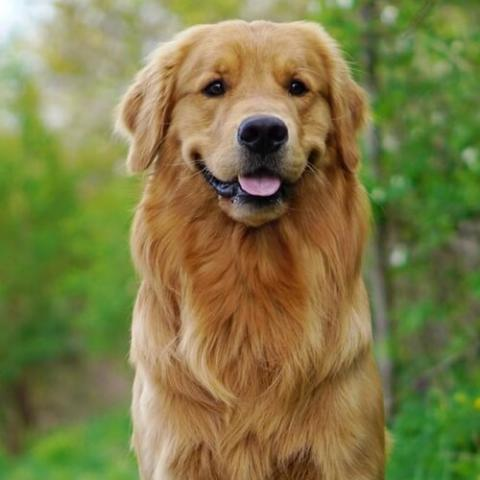
#> input picture golden.jpg, 480 x 480 px
$ jupyter execute --allow-errors Untitled.ipynb
#> lines starting #> are read from the running program, lines starting #| are printed output that depends on the picture
[cell 1]
"""
Implementation of gaussian filter
"""
from itertools import product

from cv2 import COLOR_BGR2GRAY, cvtColor, imread, imshow, waitKey
from numpy import dot, exp, mgrid, pi, ravel, square, uint8, zeros

[cell 2]
def gen_gaussian_kernel(k_size, sigma):
    center = k_size // 2
    x, y = mgrid[0 - center : k_size - center, 0 - center : k_size - center]
    g = 1 / (2 * pi * sigma) * exp(-(square(x) + square(y)) / (2 * square(sigma)))
    return g

[cell 3]
def gaussian_filter(image, k_size, sigma):
    height, width = image.shape[0], image.shape[1]
    # dst image height and width
    dst_height = height - k_size + 1
    dst_width = width - k_size + 1

    # im2col, turn the k_size*k_size pixels into a row and np.vstack all rows
    image_array = zeros((dst_height * dst_width, k_size * k_size))
    row = 0
    for i, j in product(range(dst_height), range(dst_width)):
        window = ravel(image[i : i + k_size, j : j + k_size])
        image_array[row, :] = window
        row += 1

    #  turn the kernel into shape(k*k, 1)
    gaussian_kernel = gen_gaussian_kernel(k_size, sigma)
    filter_array = ravel(gaussian_kernel)

    # reshape and get the dst image
    dst = dot(image_array, filter_array).reshape(dst_height, dst_width).astype(uint8)

    return dst

[cell 4]
if __name__ == "__main__":
    # read image
    img = imread(r"./golden.jpg")
#> img is the input picture: shape (480, 480, 3); mean B, G, R 71.2, 123.1, 126.7
    # turn image in gray scale value
    gray = cvtColor(img, COLOR_BGR2GRAY)
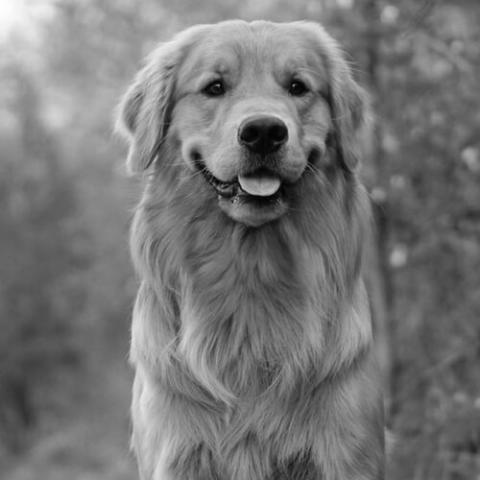
#> gray: shape (480, 480); min 1, max 254, mean 118.3

    # get values from applying mask
    gaussian3x3 = gaussian_filter(gray, 3, sigma=1)
#> the loop in gaussian_filter, `for i, j in product(range(dst_height), range(dst_width)):` made 228484 passes
#> window on passes 1 to 3: [254, 254, 254, 254, 254, 254, 254, 254, 254], [254, 254, 253, 254, 254, 253, 254, 254, 253], [254, 253, 253, 254, 253, 253, 254, 253, 253]
#> after the loop in gaussian_filter, `for i, j in product(range(dst_height), range(dst_width)):`: row = 228484
#> in gaussian_filter, `dst = dot(image_array, filter_array).reshape(dst_height, dst_width).as..`:
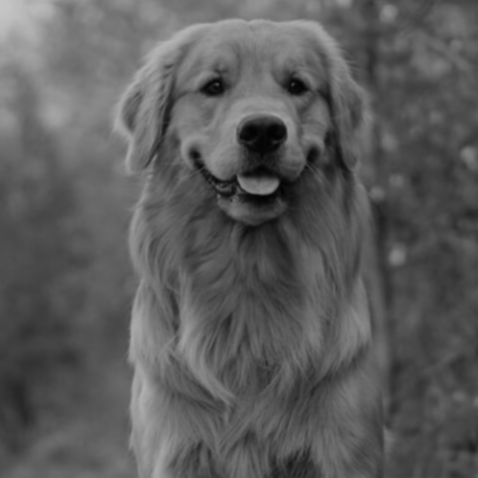
#> dst: shape (478, 478); min 2, max 197, mean 91.7
    print(gaussian3x3)
#> (printed output is left out)

    # show result images
    imshow("gaussian filter with 3x3 mask", gaussian3x3)
    waitKey()
